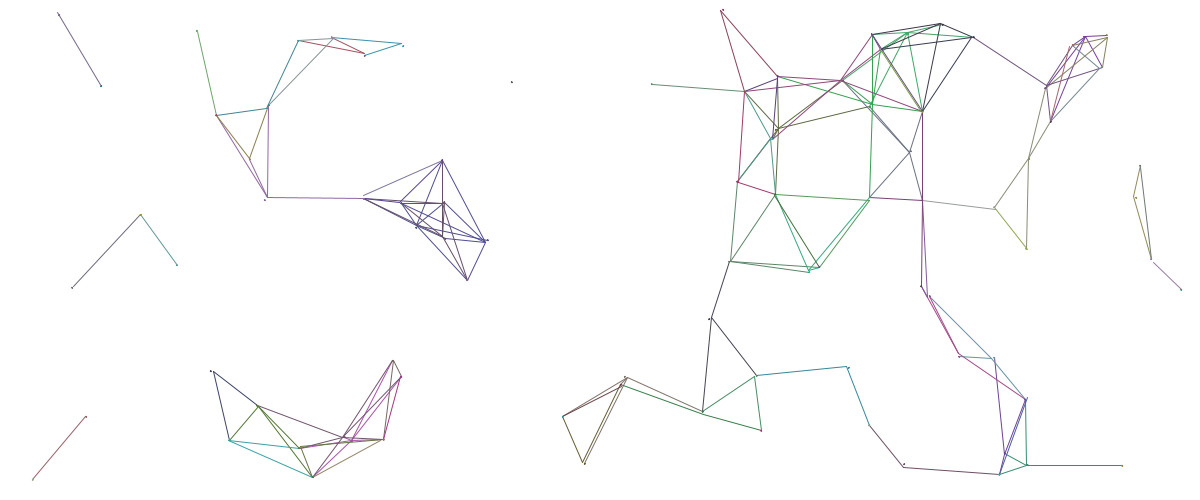
Frame 1 (no input)
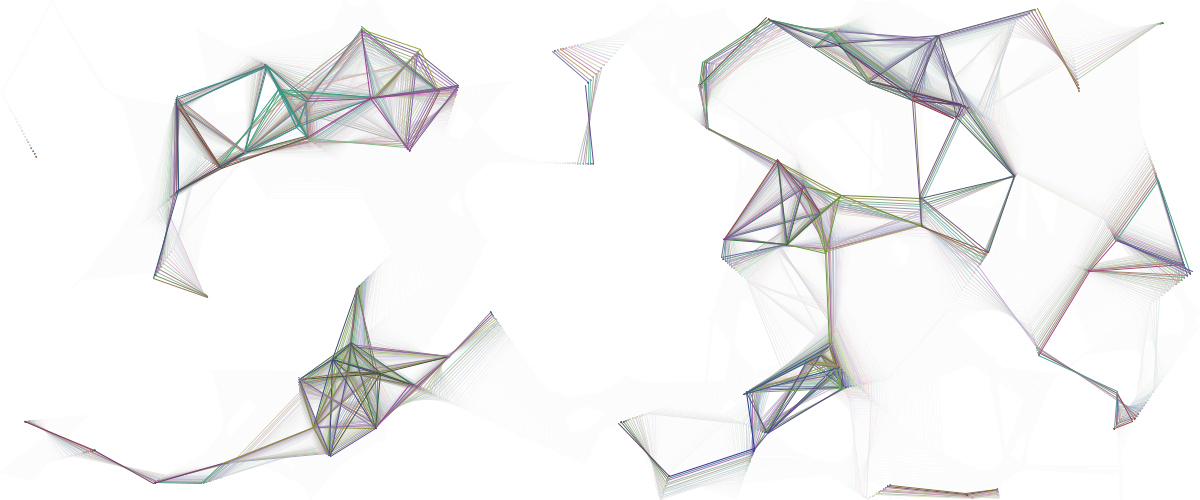
Frame 60 (the mouse pressed at the canvas centre just before this capture)
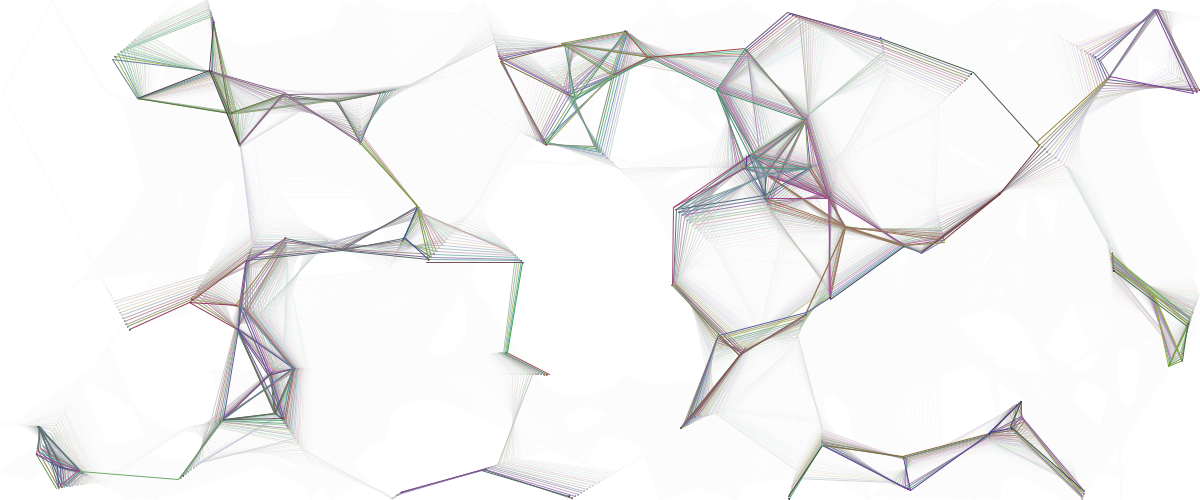
Frame 120 (the mouse held since frame 60 and released just before this capture)

The Processing sketch that drew these frames (run headless with seeded random() and noise(); from frame 60 on, the mouse is pressed at the canvas centre):

// Processing sketch: processing_181656
// ── processing_181656.pde

//LIBRAIRIES

//VARIABLES
float[] xballe;
float[] yballe;

float[] vxballe;
float[] vyballe;
int nombreBilles =90;


void setup()
{
  background(255);
  size(1200, 500);

  xballe =new float[nombreBilles];
  yballe= new float[nombreBilles];
  vxballe= new float [nombreBilles];
  vyballe= new float [nombreBilles];
  for (int i=0; i<nombreBilles; i=i+1)
  {
    xballe[i]= random(0, width);
    yballe[i]= random(0, height);
    vxballe[i]= random(-3, 3);
    vyballe[i]= random(-3, 3);
  }
}


void draw()
{

  noStroke();
  fill(255, 255, 255, 40);
  rect(0, 0, width, height);

  for (int i=0; i<nombreBilles; i=i+1) 
  {


    stroke(random(50, 170), random(50, 170), random(50, 170));
    fill(2, 2, 2, 0);
    ellipse(xballe[i], yballe[i], 1, 1);
    xballe[i]=xballe[i]+vxballe[i];
    yballe[i]= yballe[i] +vyballe[i];


    if (xballe[i]-2 <=0)//bordure gauche
    { 
      vxballe[i] = -vxballe[i];
    }

    if (xballe[i]+2 >=width)//bordure droite
    { 
      vxballe[i] = -vxballe[i];
    }

    if (yballe[i]-2 <=0)//bordure haute
    { 
      vyballe[i] = -vyballe[i];
    }
    if (yballe[i]+2 >=height)//bordure basse
    { 
      vyballe[i] = -vyballe[i];
    }

    for (int j=i+1; j<nombreBilles; j=j+1)
    {
      if (dist(xballe[i], yballe[i], xballe[j], yballe[j])<=100)//distance des intéractions
      {
        line(xballe[i], yballe[i], xballe[j], yballe[j]);
      }
    }
  }
}
